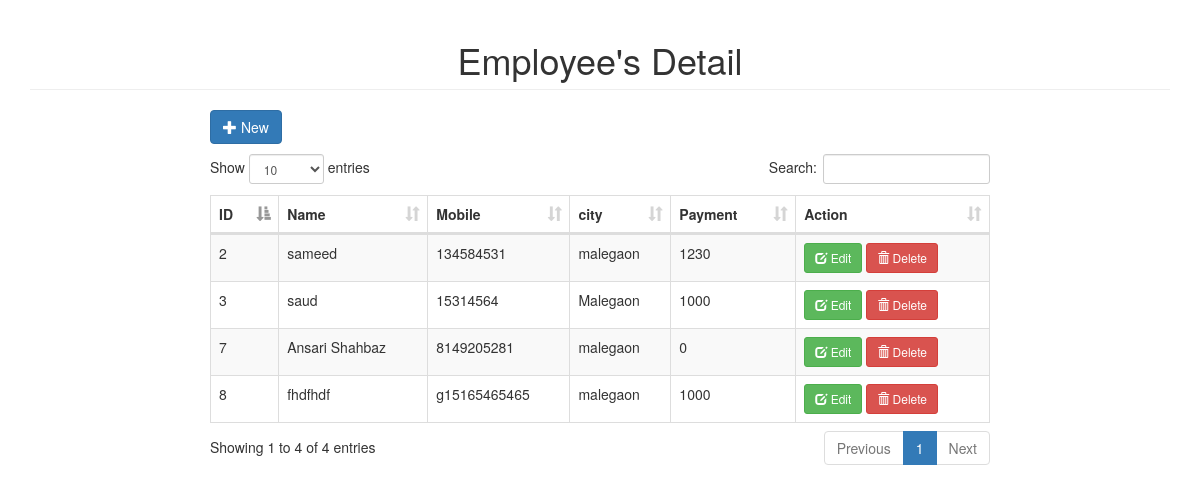
The page /employee/employee.php on the database as committed earlier.
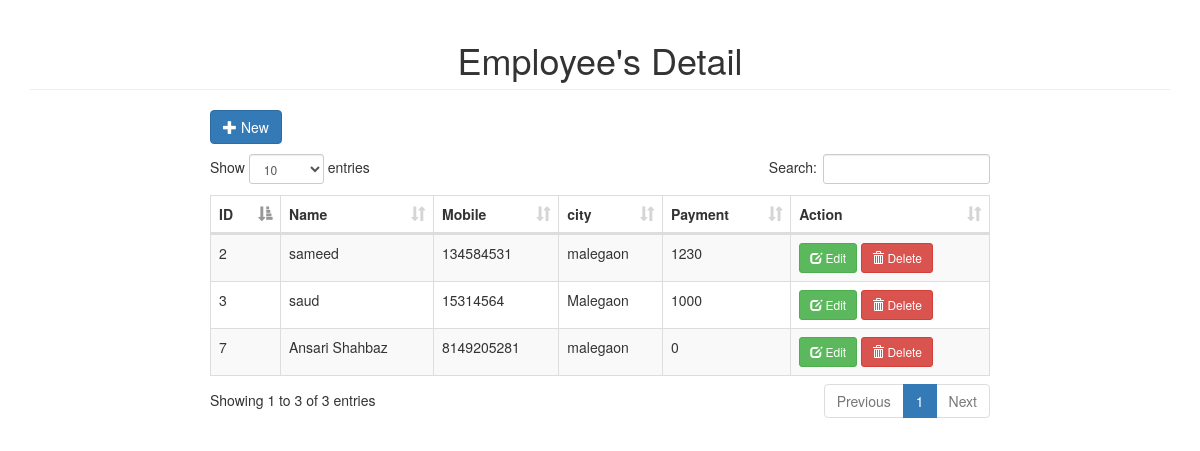
The same page on the database as committed later.
### tables this page shows
CREATE TABLE `employee` (
  `id` int(11) NOT NULL,
  `emp_name` varchar(191) NOT NULL,
  `mobile` varchar(21) NOT NULL,
  `city` varchar(191) NOT NULL,
  `payment` int(11) NOT NULL,
  `time` timestamp NOT NULL DEFAULT current_timestamp()
);

### employee/employee.php (the view, shortened to what this page needs)
<!DOCTYPE html>
<html>
<head>
	<link rel="stylesheet" type="text/css" href="../bootstrap/css/bootstrap.min.css">
	<link rel="stylesheet" type="text/css" href="../datatable/dataTable.bootstrap.min.css">
</head>
<body>
<div class="container">
	<h1 class="page-header text-center">Employee's Detail</h1>
	<div class="row">
		<div class="col-sm-8 col-sm-offset-2">
			<div class="row">
				<a href="#addnew" data-toggle="modal" class="btn btn-primary"><span class="glyphicon glyphicon-plus"></span> New</a>
			</div>
			<div class="height10">
			</div>
			<div class="row">
				<table id="myTable" class="table table-bordered table-striped">
					<thead>
						<th>ID</th>
						<th>Name</th>
						<th>Mobile</th>
						<th>city</th>
						<th>Payment</th>
						<th>Action</th>
					</thead>
					<tbody>
						<?php
							include_once('connection.php');
							$sql = "SELECT * FROM employee";
							$query = $conn->query($sql);
							while($row = $query->fetch_assoc()){
								echo
								"<tr>
									<td>".$row['id']."</td>
									<td>".$row['emp_name']."</td>
									<td>".$row['mobile']."</td>
									<td>".$row['city']."</td>
									<td>".$row['payment']."</td>
									<td>
										<a href='#edit_".$row['id']."' class='btn btn-success btn-sm' data-toggle='modal'><span class='glyphicon glyphicon-edit'></span> Edit</a>
										<a href='#delete_".$row['id']."' class='btn btn-danger btn-sm' data-toggle='modal'><span class='glyphicon glyphicon-trash'></span> Delete</a>
									</td>
								</tr>";
							}
						?>
					</tbody>
				</table>
			</div>
		</div>
	</div>
</div>
</body>
</html>

Rows that differ between the two databases and show on the page:
removed employee: id "8", emp_name "fhdfhdf", mobile "g15165465465", city "malegaon", payment "1000"
Other text that changed with them:
text written by a page script: "Show entries Search: Showing 1 to 4 of 4 entries Previous 1 Next" → "Show entries Search: Showing 1 to 3 of 3 entries Previous 1 Next"
